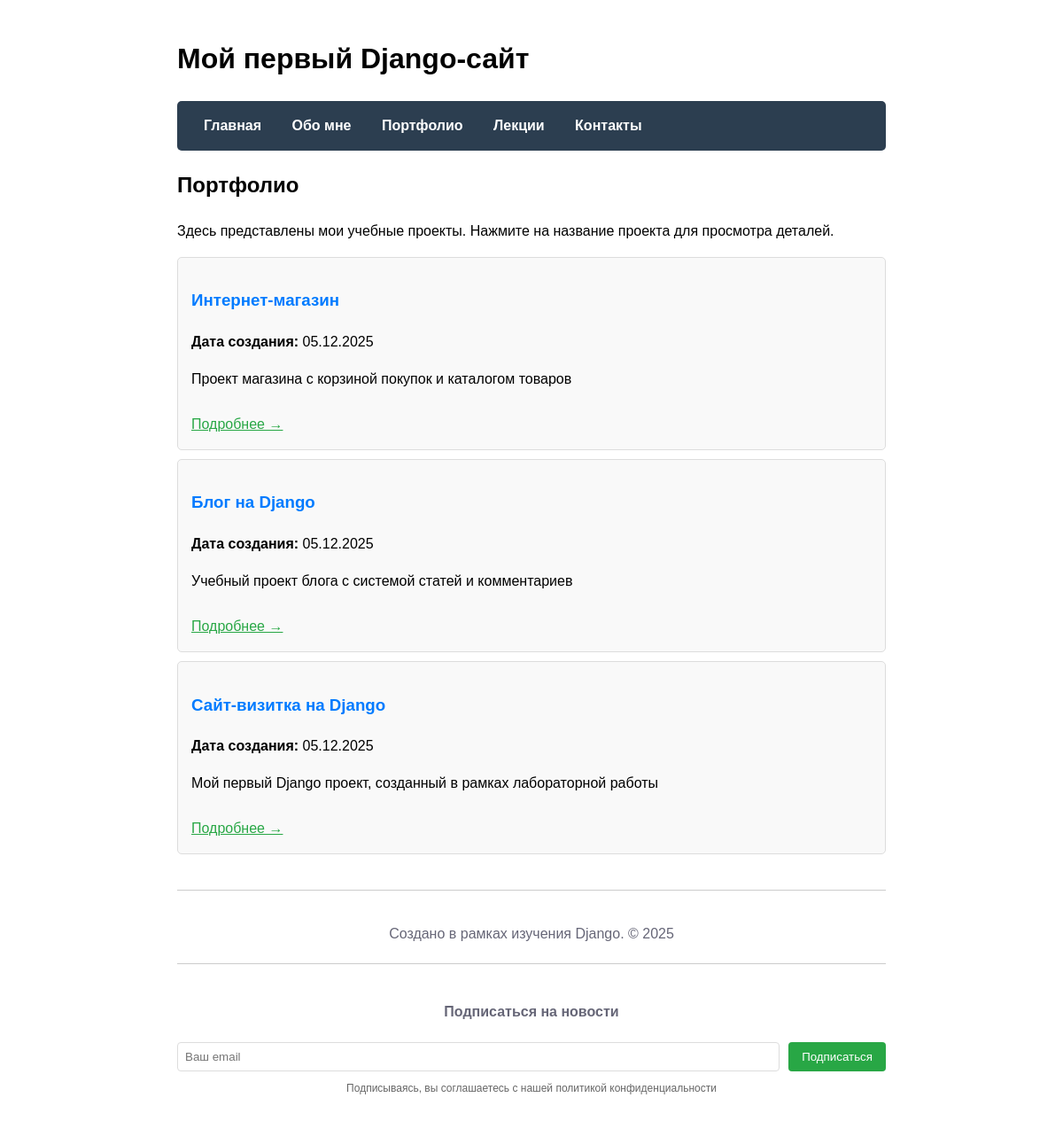
The page /portfolio/ on the database its author committed.
### main/models.py (models this page shows, shortened)
class Project(models.Model):
    title = models.CharField(max_length=200, verbose_name='Название проекта')
    description = models.TextField(verbose_name='Описание проекта')
    created_at = models.DateTimeField(auto_now_add=True, verbose_name='Дата создания')
    class Meta:
        verbose_name = 'Проект'
        verbose_name_plural = 'Проекты'

### main/views.py (the view)
def portfolio(request):
    projects = Project.objects.all().order_by('-created_at')
    context = {
        'title': 'Портфолио',
        'projects': projects
    }
    return render(request, 'main/portfolio.html', context)

### main/templates/main/portfolio.html
{% extends 'main/layout.html' %}
{% block content %}
<h2>{{ title }}</h2>
<p>Здесь представлены мои учебные проекты. Нажмите на название проекта для просмотра деталей.</p>
{% for project in projects %}
<div class="project" style="border: 1px solid #ddd; padding: 15px; margin: 10px 0; border-radius: 5px; background: #f9f9f9;">
    <h3>
        <a href="{% url 'project_detail' project.id %}" style="text-decoration: none; color: #007bff;">
            {{ project.title }}
        </a>
    </h3>
    <p><strong>Дата создания:</strong> {{ project.created_at|date:"d.m.Y" }}</p>
    <p>{{ project.description|truncatewords:30 }}</p>
    <a href="{% url 'project_detail' project.id %}" style="display: inline-block; margin-top: 10px; color: #28a745;">Подробнее →</a>
</div>
{% empty %}
<p>Проектов пока нет. Они скоро появятся!</p>
{% endfor %}
{% endblock %}

### main/templates/main/layout.html (style rules this page uses)
body { font-family: Arial, sans-serif; max-width: 800px; margin: 0 auto; padding: 20px; line-height: 1.6; }
.project { background: #f8f9fa; padding: 15px; margin: 10px 0; border-left: 4px solid #2c3e50; }

### rows shown on the page
Project: title "Интернет-магазин", created_at "05.12.2025", description "Проект магазина с корзиной покупок и каталогом товаров"
Project: title "Блог на Django", created_at "05.12.2025", description "Учебный проект блога с системой статей и комментариев"
Project: title "Сайт-визитка на Django", created_at "05.12.2025", description "Мой первый Django проект, созданный в рамках лабораторной работы"

### other values the page prints
{{ title }} "Портфолио"
